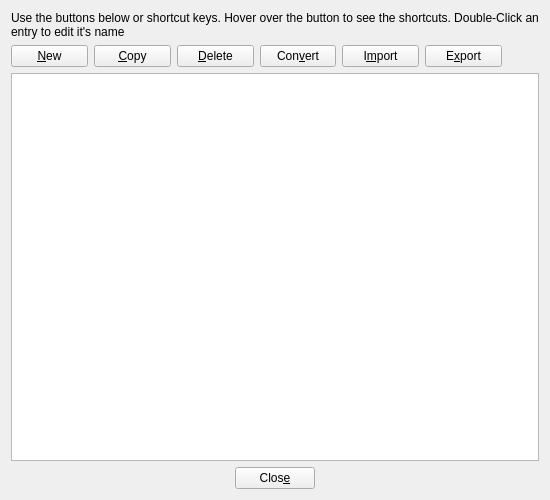
<?xml version="1.0" encoding="UTF-8"?>
<ui version="4.0">
 <class>ManageTree</class>
 <widget class="QDialog" name="ManageTree">
  <property name="geometry">
   <rect>
    <x>0</x>
    <y>0</y>
    <width>550</width>
    <height>500</height>
   </rect>
  </property>
  <property name="windowTitle">
   <string>Manage Trees</string>
  </property>
  <property name="windowIcon">
   <iconset resource="../PoB.qrc">
    <normaloff>:/Art/Icons/tree--pencil.png</normaloff>:/Art/Icons/tree--pencil.png</iconset>
  </property>
  <layout class="QVBoxLayout" name="verticalLayout">
   <item>
    <widget class="QLabel" name="lbl_Info">
     <property name="text">
      <string>Use the buttons below or shortcut keys. Hover over the button to see the shortcuts. Double-Click an entry to edit it's name</string>
     </property>
     <property name="wordWrap">
      <bool>true</bool>
     </property>
    </widget>
   </item>
   <item>
    <layout class="QHBoxLayout" name="hLayout_Buttons">
     <item>
      <widget class="QPushButton" name="btnNew">
       <property name="minimumSize">
        <size>
         <width>75</width>
         <height>0</height>
        </size>
       </property>
       <property name="focusPolicy">
        <enum>Qt::NoFocus</enum>
       </property>
       <property name="toolTip">
        <string>New tree.  (Ctrl-N)</string>
       </property>
       <property name="text">
        <string>&amp;New</string>
       </property>
       <property name="shortcut">
        <string>Ctrl+N</string>
       </property>
      </widget>
     </item>
     <item>
      <widget class="QPushButton" name="btnCopy">
       <property name="minimumSize">
        <size>
         <width>75</width>
         <height>0</height>
        </size>
       </property>
       <property name="focusPolicy">
        <enum>Qt::NoFocus</enum>
       </property>
       <property name="toolTip">
        <string>Copy selections. (Ctrl-C)</string>
       </property>
       <property name="text">
        <string>&amp;Copy</string>
       </property>
       <property name="shortcut">
        <string>Ctrl+C</string>
       </property>
      </widget>
     </item>
     <item>
      <widget class="QPushButton" name="btnDelete">
       <property name="minimumSize">
        <size>
         <width>75</width>
         <height>0</height>
        </size>
       </property>
       <property name="focusPolicy">
        <enum>Qt::NoFocus</enum>
       </property>
       <property name="toolTip">
        <string>Delete selections. Beware !!!! (Delete)</string>
       </property>
       <property name="text">
        <string>&amp;Delete</string>
       </property>
       <property name="shortcut">
        <string>Del</string>
       </property>
      </widget>
     </item>
     <item>
      <widget class="QPushButton" name="btnConvert">
       <property name="minimumSize">
        <size>
         <width>75</width>
         <height>0</height>
        </size>
       </property>
       <property name="focusPolicy">
        <enum>Qt::NoFocus</enum>
       </property>
       <property name="toolTip">
        <string>Convert selections to _VERSION, ignoring Trees that are already the current version</string>
       </property>
       <property name="text">
        <string>Con&amp;vert</string>
       </property>
      </widget>
     </item>
     <item>
      <widget class="QPushButton" name="btnImport">
       <property name="minimumSize">
        <size>
         <width>75</width>
         <height>0</height>
        </size>
       </property>
       <property name="focusPolicy">
        <enum>Qt::NoFocus</enum>
       </property>
       <property name="toolTip">
        <string>Import a GGG or poeplanner url to a new Tree.</string>
       </property>
       <property name="text">
        <string>I&amp;mport</string>
       </property>
      </widget>
     </item>
     <item>
      <widget class="QPushButton" name="btnExport">
       <property name="minimumSize">
        <size>
         <width>75</width>
         <height>0</height>
        </size>
       </property>
       <property name="focusPolicy">
        <enum>Qt::NoFocus</enum>
       </property>
       <property name="toolTip">
        <string>Export the current selection to a GGG URL</string>
       </property>
       <property name="text">
        <string>E&amp;xport</string>
       </property>
      </widget>
     </item>
     <item>
      <spacer name="horizontalSpacer_3">
       <property name="orientation">
        <enum>Qt::Horizontal</enum>
       </property>
       <property name="sizeHint" stdset="0">
        <size>
         <width>40</width>
         <height>20</height>
        </size>
       </property>
      </spacer>
     </item>
    </layout>
   </item>
   <item>
    <widget class="QListWidget" name="list_Trees">
     <property name="font">
      <font>
       <family>Noto Sans</family>
       <pointsize>10</pointsize>
      </font>
     </property>
     <property name="dragEnabled">
      <bool>true</bool>
     </property>
     <property name="dragDropMode">
      <enum>QAbstractItemView::InternalMove</enum>
     </property>
     <property name="defaultDropAction">
      <enum>Qt::MoveAction</enum>
     </property>
     <property name="alternatingRowColors">
      <bool>true</bool>
     </property>
     <property name="selectionMode">
      <enum>QAbstractItemView::ExtendedSelection</enum>
     </property>
     <property name="horizontalScrollMode">
      <enum>QAbstractItemView::ScrollPerPixel</enum>
     </property>
     <property name="currentRow">
      <number>-1</number>
     </property>
    </widget>
   </item>
   <item>
    <layout class="QHBoxLayout" name="horizontalLayout_2">
     <item>
      <spacer name="horizontalSpacer">
       <property name="orientation">
        <enum>Qt::Horizontal</enum>
       </property>
       <property name="sizeHint" stdset="0">
        <size>
         <width>40</width>
         <height>20</height>
        </size>
       </property>
      </spacer>
     </item>
     <item>
      <widget class="QPushButton" name="btnClose">
       <property name="focusPolicy">
        <enum>Qt::NoFocus</enum>
       </property>
       <property name="text">
        <string>Clos&amp;e</string>
       </property>
      </widget>
     </item>
     <item>
      <spacer name="horizontalSpacer_2">
       <property name="orientation">
        <enum>Qt::Horizontal</enum>
       </property>
       <property name="sizeHint" stdset="0">
        <size>
         <width>40</width>
         <height>20</height>
        </size>
       </property>
      </spacer>
     </item>
    </layout>
   </item>
  </layout>
 </widget>
 <tabstops>
  <tabstop>list_Trees</tabstop>
  <tabstop>btnCopy</tabstop>
  <tabstop>btnDelete</tabstop>
  <tabstop>btnConvert</tabstop>
 </tabstops>
 <resources>
  <include location="../PoB.qrc"/>
 </resources>
 <connections/>
</ui>
